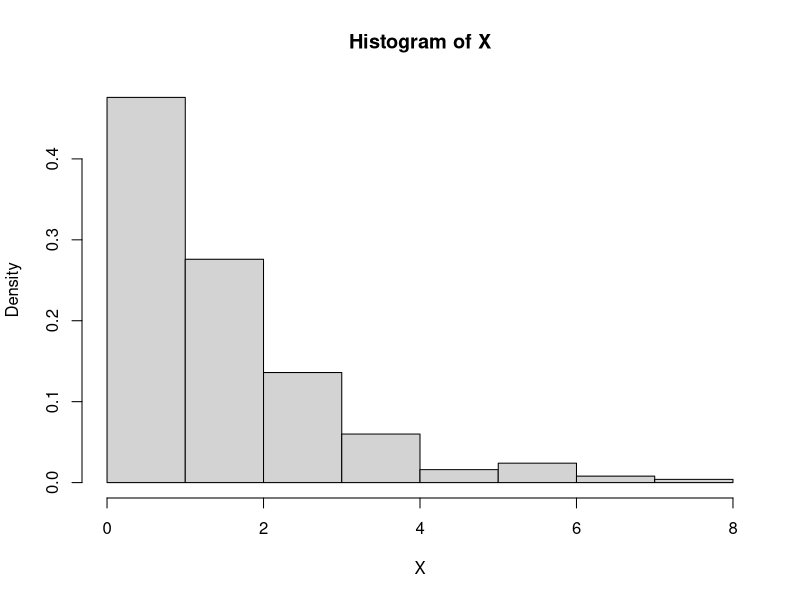

The R script that drew this image:
n = 250
u = runif(n)
X = log(abs((u+1)/(u - 1)))
hist(X,freq=FALSE)
x =seq(from=0,to=1,length=100)
lines(x, 2/x^2,lwd=5)